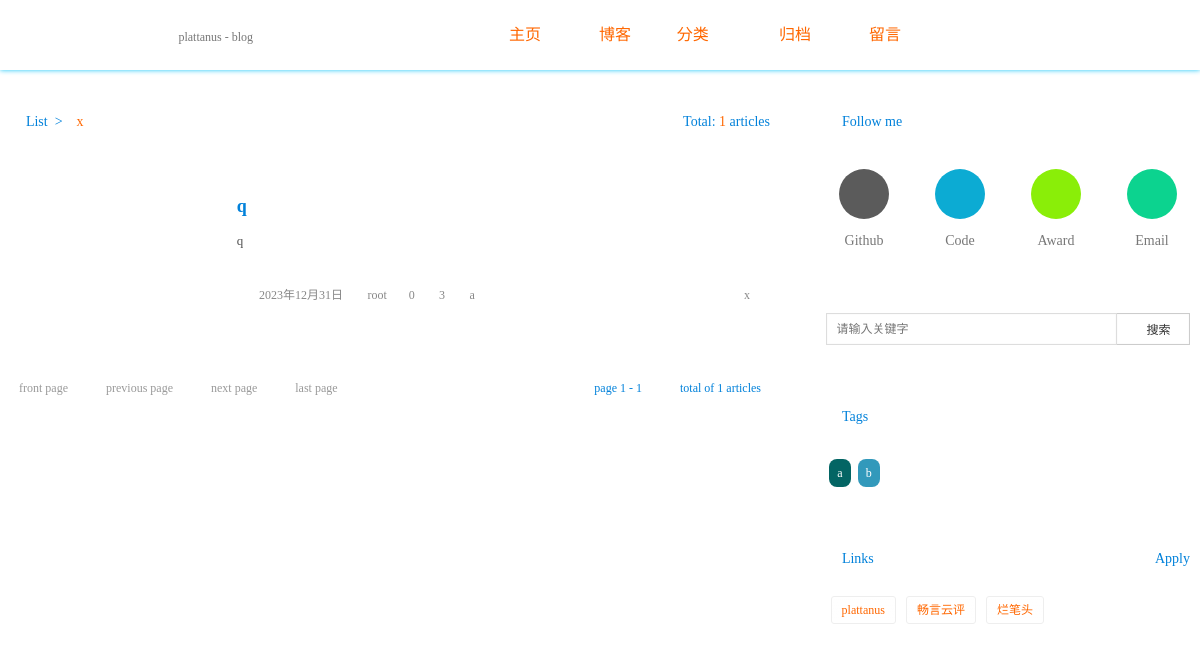
The app's page /blog/category/x/ with its own data.
### blog/models.py (models this page shows, shortened)
class Article(models.Model):
    title = models.CharField(max_length=200)  # 博客标题
    category = models.ForeignKey('Category', verbose_name='文章类型', on_delete=models.CASCADE)
    date_time = models.DateField(auto_now_add=True)  # 博客日期
    content = models.TextField(blank=True, null=True)  # 文章正文
    digest = models.TextField(blank=True, null=True)  # 文章摘要
    author = models.ForeignKey(settings.AUTH_USER_MODEL, verbose_name='作者', on_delete=models.CASCADE)
    view = models.BigIntegerField(default=0)  # 阅读数
    comment = models.BigIntegerField(default=0)  # 评论数
    tag = models.ManyToManyField(Tag)  # 标签
    class Meta:  # 按时间降序
        ordering = ['-date_time']

class Tag(models.Model):
    tag_name = models.CharField('标签名称', max_length=30)

class Category(models.Model):
    name = models.CharField('文章类型', max_length=30)
    created_time = models.DateTimeField('创建时间', auto_now_add=True)
    last_mod_time = models.DateTimeField('修改时间', auto_now=True)
    class Meta:
        ordering = ['name']
        verbose_name = "文章类型"
        verbose_name_plural = verbose_name
    def __str__(self):
        return self.name

### blog/views.py (the view)
# urls.py: path('category/<str:name>/', views.category, name='category'),
def category(request, name):
    page_number = get_page(request)
    blog_count = Article.objects.filter(category__name=name).count()
    page_info = PageInfo(page_number, blog_count)
    _blog_list = Article.objects.filter(category__name=name)[page_info.index_start: page_info.index_end]
    return render(request, 'blog/category.html', {"blog_list": _blog_list, "page_info": page_info, "category": name})

### blog/context_processors.py (called while the page is built)
def sidebar(request):
    category_list = Category.objects.all()
    blog_top = Article.objects.all().values("id", "title", "view").order_by('-view')[0:6]
    tag_list = Tag.objects.all()
    comment = Comment.objects.all().order_by('-create_time')[0:6]
    importlib.reload(blogroll)
    return {
        'category_list': category_list,
        'blog_top': blog_top,
        'tag_list': tag_list,
        'comment_list': comment,
        'blogroll': blogroll.sites
    }

### blog/views.py (called while the page is built)
def get_page(request):
    page_number = request.GET.get("page")
    return 1 if not page_number or not page_number.isdigit() else int(page_number)

### myblog/util.py (called while the page is built)
    @property
    def index_start(self):
        return self._index_start

    @property
    def index_end(self):
        return self._index_end

    @property
    def current_page(self):
        return self._page

    @property
    def total_page(self):
        return ceil(self._total / self._limit)

    @property
    def total_number(self):
        return self._total

### templates/blog/category.html (shortened to what this page needs)
{% extends "blog/base.html" %}
{% block content %}
<section class="mysection">
    <h4 class="index-title">
        <a href="{% url "blog:list" %}"><i class="el-th-list"></i>List&nbsp;&nbsp;> &nbsp;&nbsp;</a>
        <span class="orange-text">{{ category }}</span>
        <span style="float:right;margin-right:10px;">
            Total:<a class="orange-text"> {{ page_info.total_number }} </a>articles</span>
    </h4>
    {% if blog_list %}
    {% include "blog/component/blog_list.html" with blogs=blog_list %}
    {% include "blog/component/pagination.html" with pages=page_info %}
    {% else %}
    <p>Nothing... ing ing ing</p>
    {% endif %}
</section>
{% endblock %}

### templates/blog/component/blog_list.html
<div class="arclist">
    <ul>
        {% for blog in blogs %}
            {% if id %}
                <li id="{{ id }}">
                    {% else %}
                <li {% if blog.view > 1000 %} id="tuijian" {% elif article.view > 500 %} id="Hot" {% endif %}>
            {% endif %}
        <div class="arcimg">
        </div>
        <div class="arc-right">
            <h4 class="blue-text"><a href="{% url "blog:detail" blog.id %}"
                                     title="{{ blog.title }}">{{ blog.title }}</a></h4>
            <p>{{ blog.digest }}</p>
            <ul>
                <li><a title="发布于 {{ blog.date_time }}  "><i
                        class="el-time"></i> {{ blog.date_time }}</a></li>
                <li><a title="作者： {{ blog.author }}"><i class="el-user"></i>{{ blog.author }}</a>
                </li>
                <li><a title="已有 {{ blog.comment }} 条评论"><i
                        class="el-comment"></i>{{ blog.comment }}</a>
                </li>
                <li><a title="已有 {{ blog.view }} 次浏览"><i class="el-eye-open"></i>{{ blog.view }}</a></li>
                {% for tag in blog.tag.values %}
                    <li class="mob-hidden">
                        <a title="标签: {{ tag.tag_name }}" href="{% url "blog:tag" tag.tag_name %}"><i class="el-tag"></i>{{ tag.tag_name }}</a>&nbsp;
                    </li>
                {% endfor %}
                <li><a href="{% url "blog:list" %}}" title="查看分类"><i
                        class="el-th-list"></i>{{ blog.category }}</a></li>
            </ul>
        </div>
        </li>
        {% endfor %}
    </ul>
</div>

### templates/blog/right.html (shortened to what this page needs)
<aside class="myaside">
    <div class="focus-me bg-color animation-div">
        <h4 class="index-title"><i class="el-heart"></i>Follow me</h4>
        <div class="xiangguan">
            <div><a class="githbu" href="https://github.com/plattanus" target="_blank">
                <i class="el-github"></i></a><span>Github</span></div>
            <div><a class="benbo" href="https://github.com/plattanus/DjangoPersonalWebsite" target="_blank">
                <i class="el-download-alt"></i></a><span>Code</span></div>
            <div><a class="side-fx" onclick="showImage('/static/mypicture/reward.jpg')"><i class="el-share-alt"></i></a><span>Award</span></div>
            <div><a class="mail-btn" href="mailto:plattanus@outlook.com"><i class="el-envelope"></i></a><span>Email</span></div>
        </div>
    </div>
    <div class="search animation-div">
        <form action="{% url "blog:search" %}" method="get">
            <div class="search-index">
                <input name="key" type="text" placeholder="请输入关键字" onfocus="this.placeholder=''"
                       onblur="this.placeholder='请输入关键字'"/>
                <i class="el-search"><input value="搜索" type="submit"/></i>
            </div>
        </form>
    </div>
    <div class="cloud bg-color animation-div">
        <h4 class="index-title"><i class="el-tags"></i>Tags</h4>
        <ul id="3dcloud">
            {% for tag in tag_list %}
                <li><a href="{% url "blog:tag" name=tag.tag_name %}"
                       title="标签：{{ tag.tag_name }} ">{{ tag.tag_name }}</a></li>
            {% endfor %}
        </ul>
    </div>
    {% include "blog/blogroll.html" %}
</aside>

### static/mycss/public.css (style rules this page uses)
body { font-size:14px;font-size:100%;font-family:'Microsoft YaHei';line-height:24px;margin:0;padding:0;min-width:320px;display:none; }
a { color:inherit;text-decoration:none; }
ul,dl,dt,dd,p { padding:0;margin:0;list-style:none; }
h1,h2,h3,h4,h5 { padding:10px 0;margin:0;text-indent:5px;margin-bottom:15px; }
input,button,select { outline:none!important }
body { background:#e9ecd7 url(../images/bgimg/bg0.jpg); background-attachment: fixed; background-repeat: no-repeat; background-size: 100% 100%; }
body:after { content: ''; position: fixed; left: 0; top: 0; width: 100%; height: 100%; background: rgba(255,255,255,0.5); z-index: -1; }
i { color:#ff6700; margin-right:5px; }
input,textarea { padding:0;margin:0;border:#ddd 1px solid;box-sizing:border-box;box-shadow:inset 0 0 2px rgba(0,0,0,0.05);font-family:'Microsoft YaHei';text-indent:10px;background:rgba(255,255,255,0.5);transition:all 0.5s;-webkit-transition:all 0.5s; }
.nobg { background-image:none!important;background-color:#fff!important; }
.orange-text { color:#ff6700; }
.blue-text { color:#0181da; }
.bg-color { background:rgba(255,255,255,0.5); }
.index-title { font-size:14px;color:#0181da;font-weight:normal; }
.mysection { width:65%;float:left; }
.arclist { width:100%;overflow:hidden;margin-top:25px; }
.arclist >ul { width:100%; }
.arclist>ul>li { width:100%;margin:auto;padding:25px;box-sizing:border-box;margin-bottom:25px;overflow:hidden;position:relative;background:rgba(255,255,255,0.5); }
.arclist>ul>li> .arcimg { width:25%;height:105px;float:left;overflow:hidden; }
.arc-right { width:71%;float:right;position:relative; }
.arc-right h4 { padding:0;margin:0;background:none;font-size:18px;padding-bottom:11px;text-indent:0;white-space:nowrap;text-overflow:ellipsis;overflow:hidden; }
.arc-right p { font-size:13px;overflow:hidden;text-overflow:ellipsis;height:54px;color:#515151; }
.arc-right ul { width:100%;overflow:hidden;position:absolute; }
.arc-right ul li { float:left;overflow:hidden;padding:0 5px;font-size:12px;color:#888; max-width: 150px;overflow: hidden;white-space: nowrap;text-overflow: ellipsis; }
.arc-right ul li:last-child { float:right; }
.myaside { width:32%;float:right; }
.xiangguan { width:100%;overflow:hidden; }
.xiangguan div { display:block;font-size:14px;float:left;overflow:hidden;width:25%;text-align:center;margin-bottom:20px;padding-top:10px;color:#fff; }
.xiangguan div a { display:inline-block;width:50px;height:50px;margin:auto;border-radius:100px;-webkit-border-radius:100px;transition:all 0.5s;-webkit-transition:all 0.5s; }
.xiangguan div a i { line-height:50px;font-size:20px;margin:0; }
.xiangguan div span { display:block;width:100%;padding-top:10px;color:#777; }
.xiangguan .benbo { background:#0cabd3; }
.xiangguan > div >.mail-btn { background:#0cd38f;padding:0; }
.xiangguan .githbu { background:#5B5B5B; }
.xiangguan .side-fx { background:#8aee08;cursor:pointer; }
.xiangguan a i { color:inherit; }
.focus-me { margin-bottom:30px;position:relative; }
.cloud { width:100%; clear: both; overflow: hidden;border-radius:0px;border:0px solid #eee;margin-top:30px;overflow:auto;padding-bottom:15px; }
.cloud ul { width:95%;margin:auto;overflow:hidden; }
.cloud ul li { padding:0.1em 0.5em 0.1em 0.5em;float:left;text-align:center; border-radius:0.5em;margin:0.3em 1% 0.3em 1%;-moz-transition: all 0.5s; -webkit-transition: all 0.5s; -o-transition: all 0.5s; transition: all 0.5s; }
.cloud ul li a { color: #FFF;font-size:12px; }
.cloud ul li:nth-child(8n-6) { background: #EDC951 }
.cloud ul li:nth-child(8n-7) { background: #C8C8A9 }
.cloud ul li:first-child { background: #036564 }
.cloud ul li:last-child { background: #3299BB }
.search { margin-top:20px;margin-bottom:10px; }
.search form { width:95%;margin:auto;padding-bottom:10px; }
.search-index { overflow:hidden;padding:10px 0;height:2em; }
.search-index input { font-size:12px;color:#333;height:100%;width:80%;float:left; }
.search-index i { height:100%;width:20%;background:rgba(255,255,255,0.8);padding:0;margin:0;text-align:center;font-size:16px;line-height:2em; }
.search form input[type="submit"] { cursor:pointer;position:relative;top:-32px;background:none;width:100%;border:1px solid #ccc;box-sizing:border-box;border-left:none; }
.mail-btn { width:98%;margin:auto;padding-bottom:10px;position:relative; }

### records on screen
Article: title "q", digest "q", date_time "2023年12月31日", author "root", comment "0", view "3", category "x"
Tag: tag_name "a"
Tag: tag_name "b"

### other values on screen
{{ category }} "x"
{{ page_info.total_number }} "1"
{{ pages.current_page }} "1"
{{ pages.total_page }} "1"
{{ pages.total_number }} "1"
{{ blog.name }} "plattanus" "畅言云评" "烂笔头"
